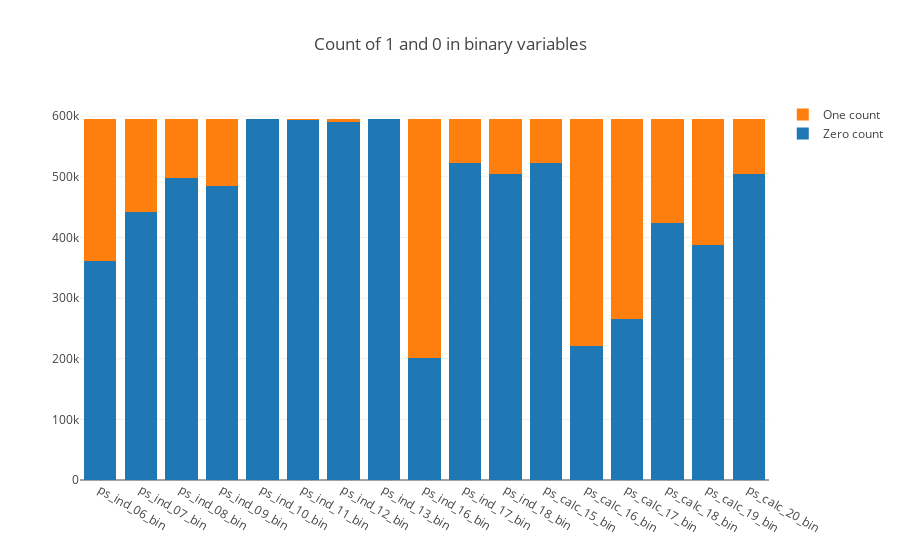

Here is the notebook cell this chart was saved with:
### Code cell
bin_col = [col for col in train_ds.columns if '_bin' in col]
zero_list = []
one_list = []
for col in bin_col:
    zero_list.append((train_ds[col]==0).sum())
    one_list.append((train_ds[col]==1).sum())

trace1 = go.Bar(
    x=bin_col,
    y=zero_list ,
    name='Zero count'
)
trace2 = go.Bar(
    x=bin_col,
    y=one_list,
    name='One count'
)

data = [trace1, trace2]
layout = go.Layout(
    barmode='stack',
    title='Count of 1 and 0 in binary variables'
)

fig = go.Figure(data=data, layout=layout)
py.iplot(fig, filename='stacked-bar')

### Figure 1 — Plotly figure (JSON) as saved in the notebook; plotly's stock layout.template omitted (floating-point values rounded to 4 significant figures)
{"data": [{"name": "Zero count", "type": "bar", "x": ["ps_ind_06_bin", "ps_ind_07_bin", "ps_ind_08_bin", "ps_ind_09_bin", "ps_ind_10_bin", "ps_ind_11_bin", "ps_ind_12_bin", "ps_ind_13_bin", "ps_ind_16_bin", "ps_ind_17_bin", "ps_ind_18_bin", "ps_calc_15_bin", "ps_calc_16_bin", "ps_calc_17_bin", "ps_calc_18_bin", "ps_calc_19_bin", "ps_calc_20_bin"], "y": [360852, 442223, 497644, 484917, 594990, 594205, 589594, 594648, 201882, 523143, 503879, 522342, 221514, 265356, 424278, 387469, 503955]}, {"name": "One count", "type": "bar", "x": ["ps_ind_06_bin", "ps_ind_07_bin", "ps_ind_08_bin", "ps_ind_09_bin", "ps_ind_10_bin", "ps_ind_11_bin", "ps_ind_12_bin", "ps_ind_13_bin", "ps_ind_16_bin", "ps_ind_17_bin", "ps_ind_18_bin", "ps_calc_15_bin", "ps_calc_16_bin", "ps_calc_17_bin", "ps_calc_18_bin", "ps_calc_19_bin", "ps_calc_20_bin"], "y": [234360, 152989, 97568, 110295, 222, 1007, 5618, 564, 393330, 72069, 91333, 72870, 373698, 329856, 170934, 207743, 91257]}], "layout": {"barmode": "stack", "title": "Count of 1 and 0 in binary variables"}}
